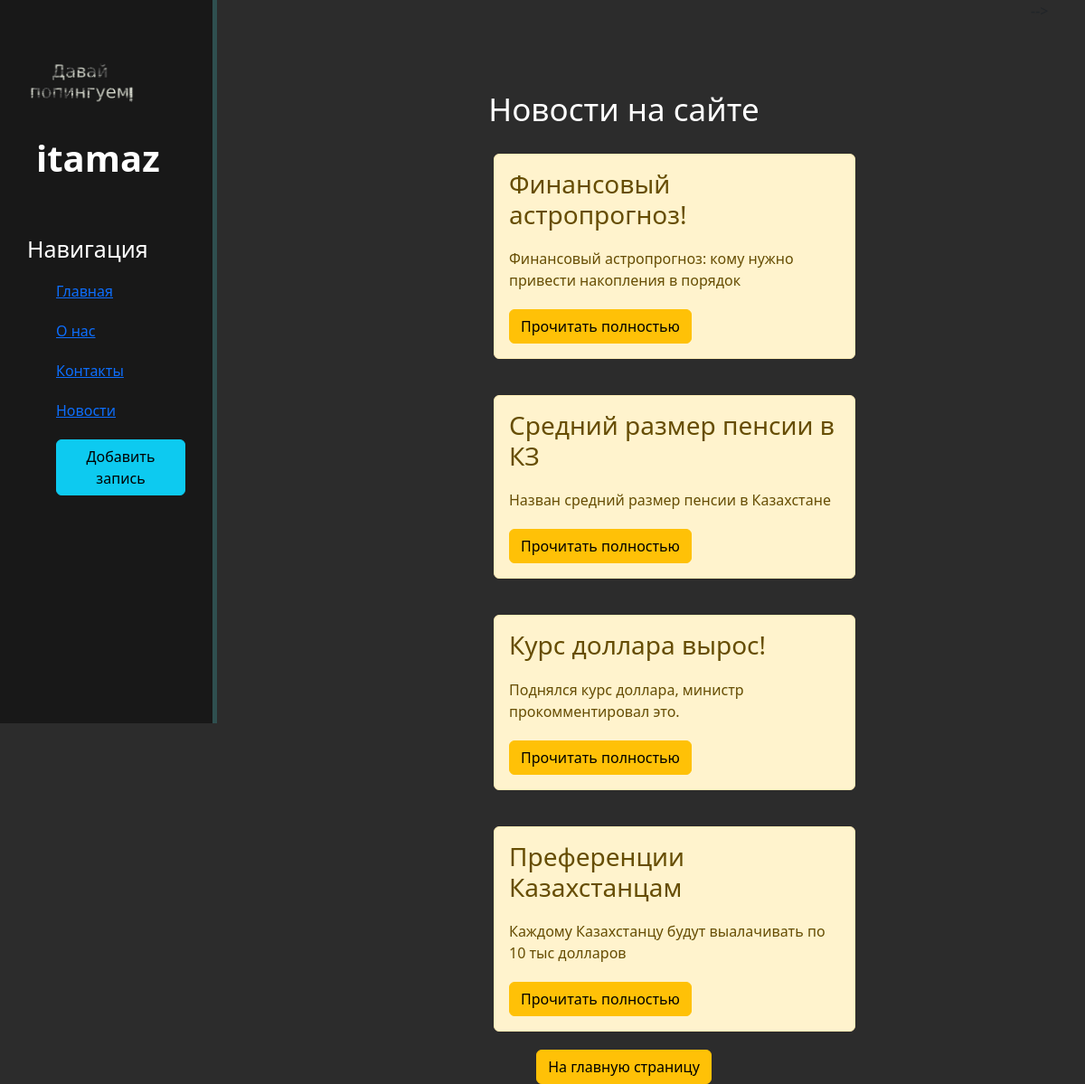
The page /news/ on the database as committed earlier.
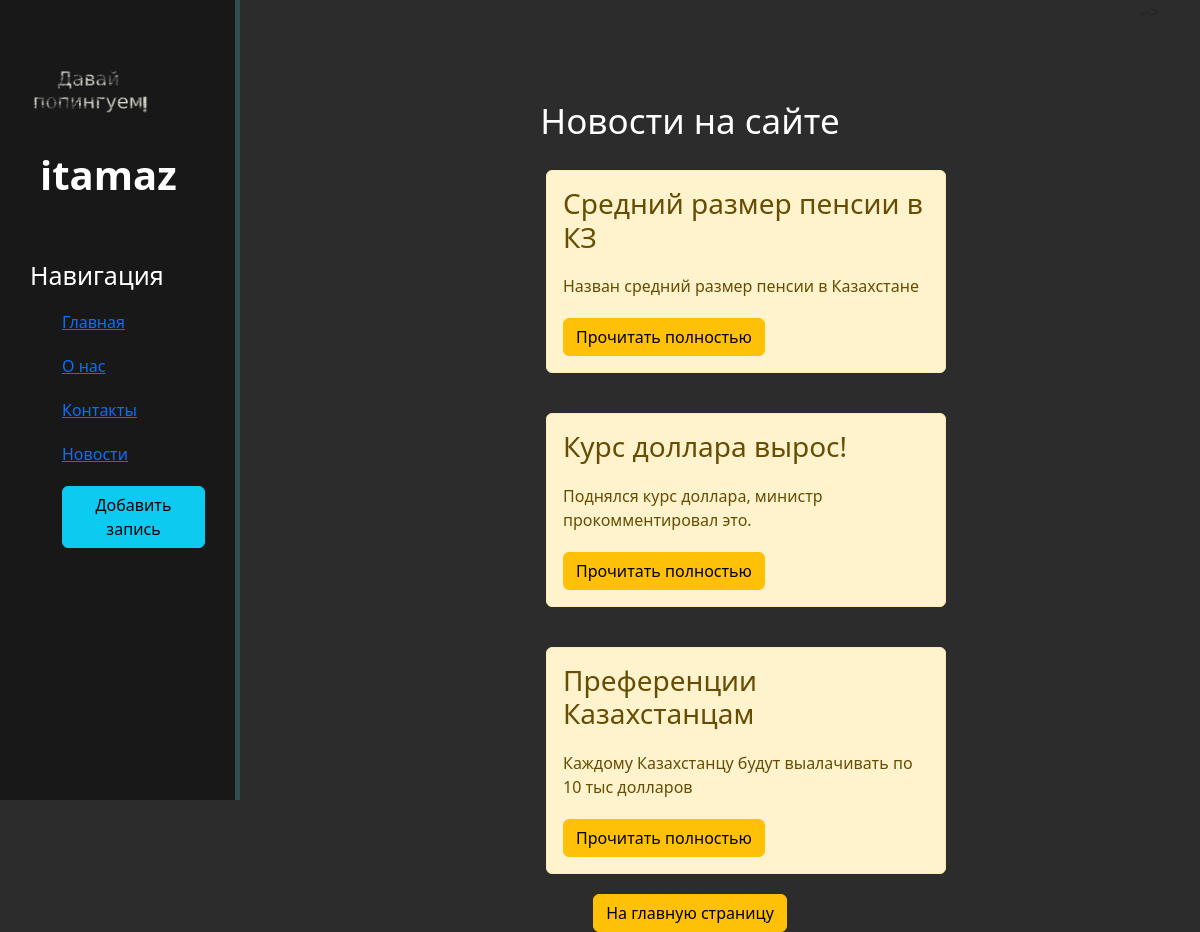
The same page on the database as committed later.
### news/models.py (models this page shows, shortened)
class Articles(models.Model):
    title = models.CharField('Название', max_length=50)
    anons = models.CharField('Анонс', max_length=250)
    full_text = models.TextField('Статья')
    date = models.DateTimeField('Дата публикации')
    class Meta:
        verbose_name = 'Новость'
        verbose_name_plural = 'Новости'

### news/views.py (the view)
# urls.py: path('', views.news_home, name='news_home'),
def news_home(request):
    news = Articles.objects.order_by('-date') # здесь мы импортируем и сортируем статьи по дате
    return render(request, 'news/news_home.html', {'news': news})

### news/templates/news/news_home.html (shortened to what this page needs)
{% extends 'main/layout.html' %}
{% block content %}
    <div class="features">
        <h1> Новости на сайте </h1>
            {% for el in news %}
                <div class="alert alert-warning">
                    <h3> {{ el.title }} </h3>
                    <p> {{ el.anons }} </p>
                    <a href="{% url 'news-detail' el.id %}" class="btn btn-warning"> Прочитать полностью </a>
                </div>
            {% endfor %}
            <button class="btn btn-warning"> На главную страницу </button>
    </div>
{% endblock %}

Rows that differ between the two databases and show on the page:
removed Articles: title "Финансовый астропрогноз!", anons "Финансовый астропрогноз: кому нужно привести накопления в порядок"
